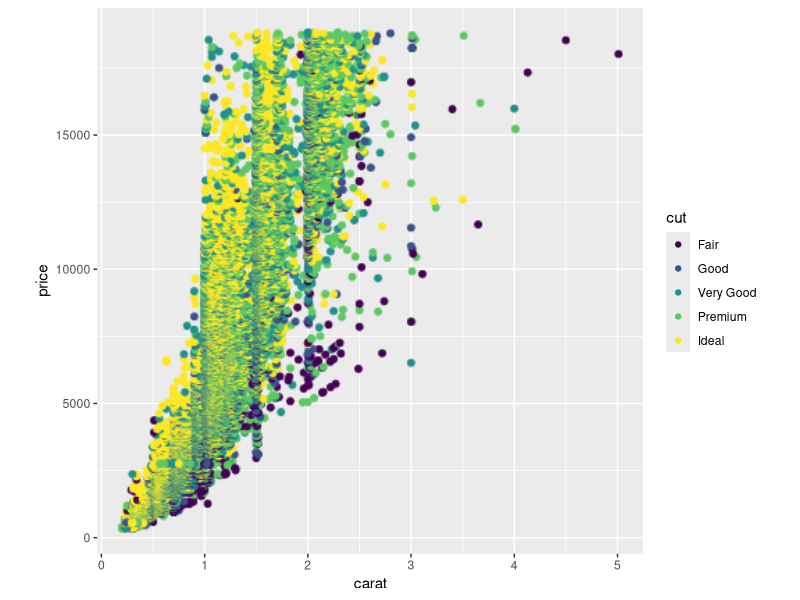
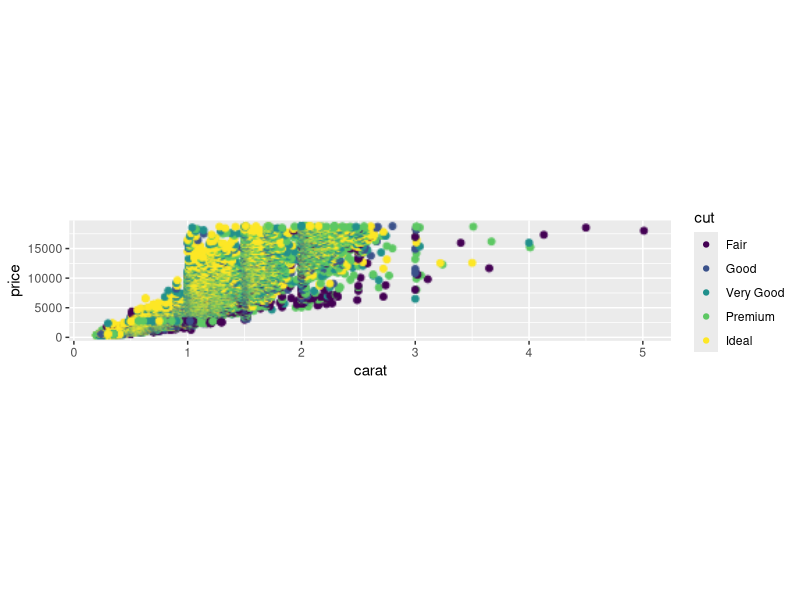
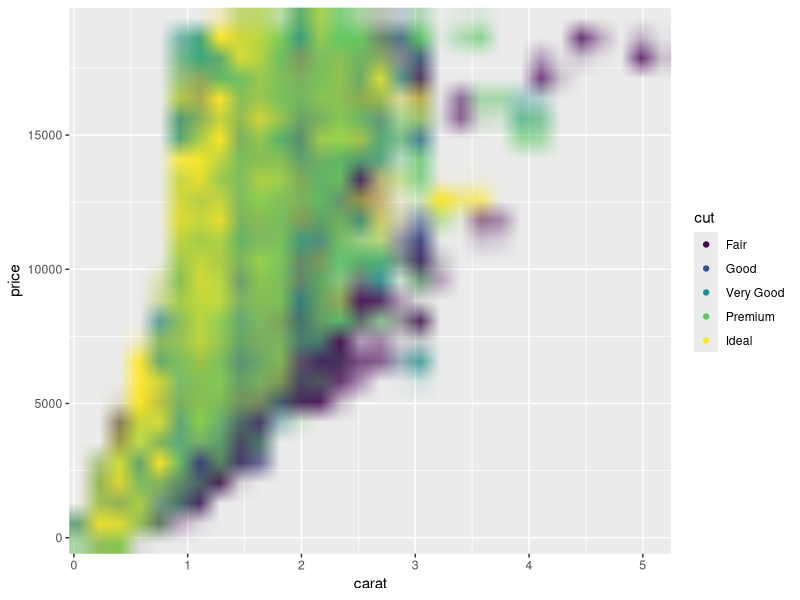
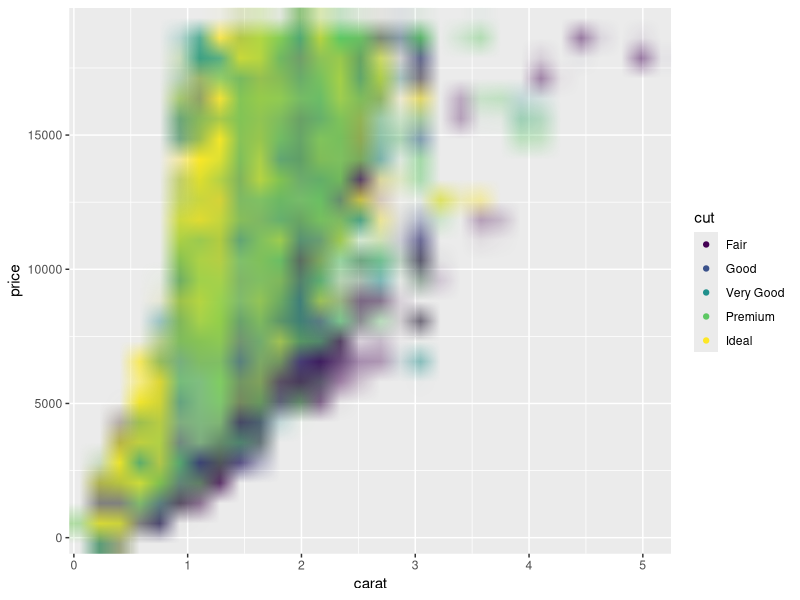
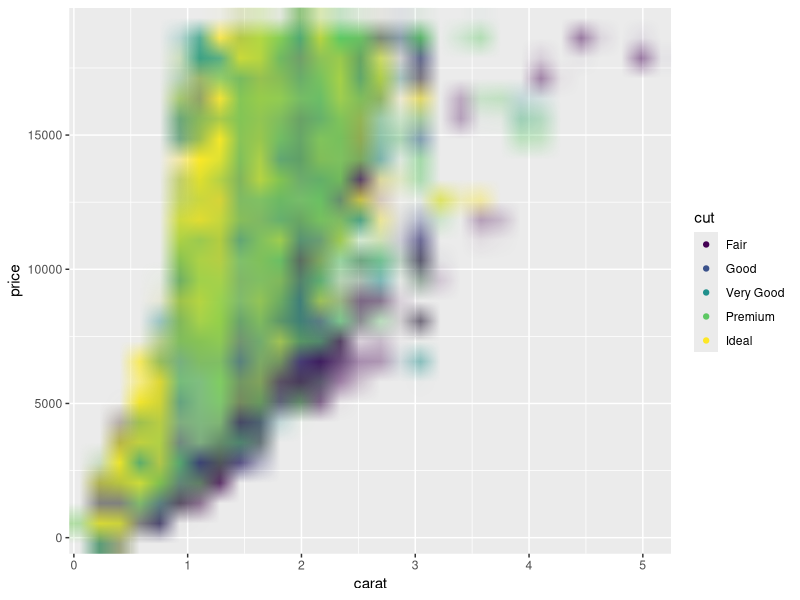
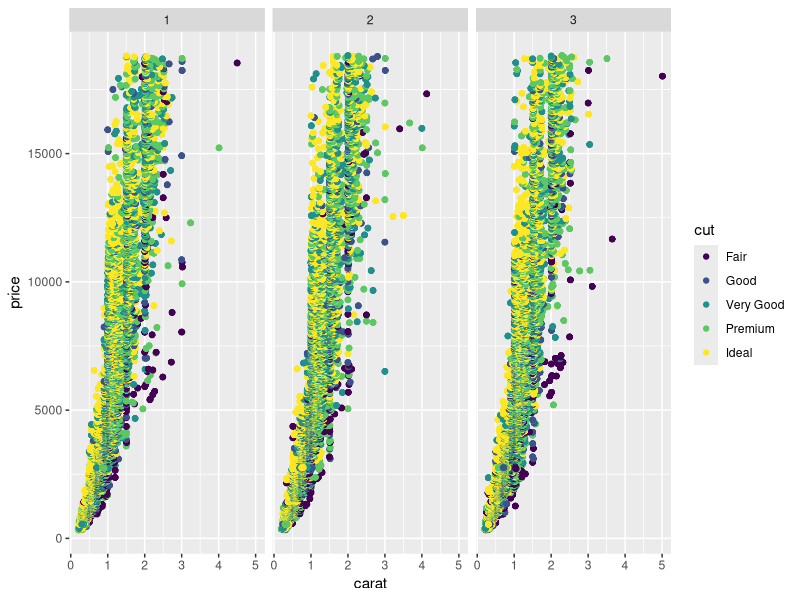
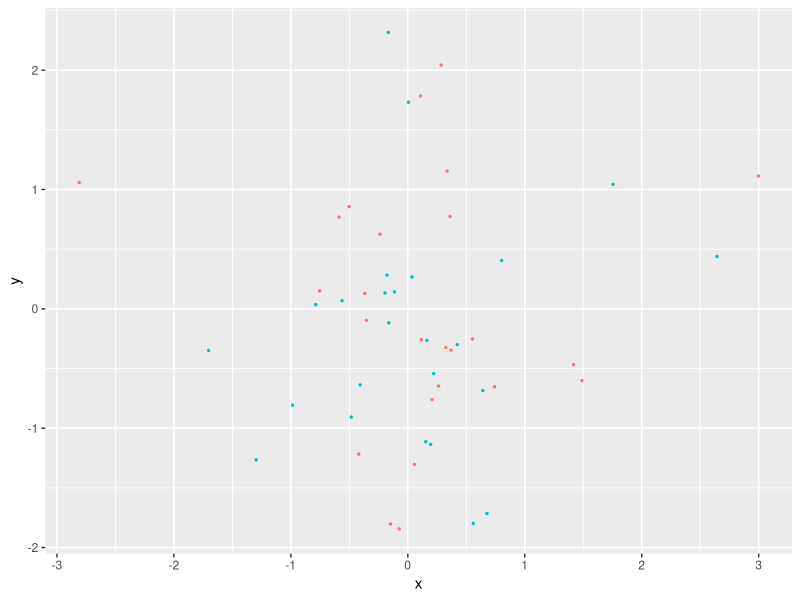
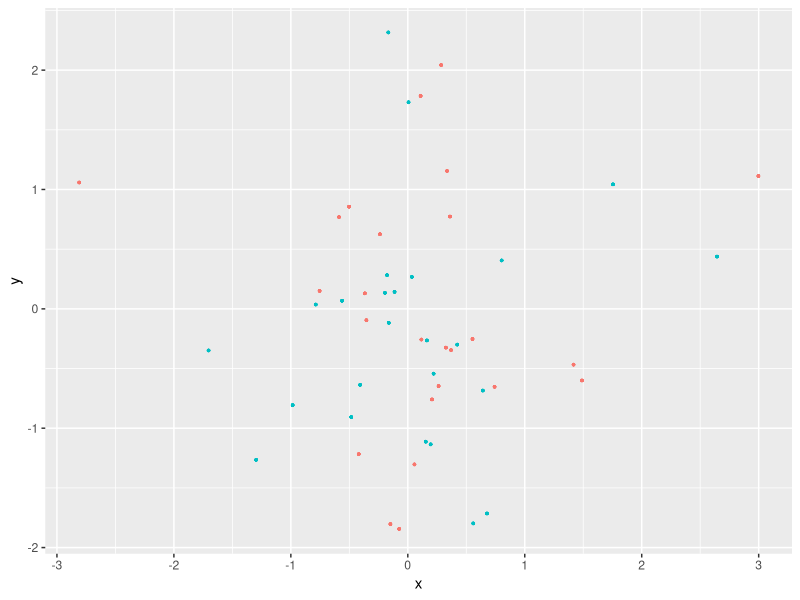

The R source for these figures, in order:
## ----setup, include = FALSE---------------------------------------------------
knitr::opts_chunk$set(
  collapse = TRUE,
  comment = "#>"
)

## -----------------------------------------------------------------------------
library(ggplot2)
library(ggrastr)

plot <- ggplot(diamonds, aes(carat, price, colour = cut))

plot + rasterise(geom_point(), dpi = 72) + theme(aspect.ratio = 1)

## -----------------------------------------------------------------------------
# Points remain round across different aspect ratios
plot + rasterise(geom_point(), dpi = 72) + theme(aspect.ratio = 0.2)

## -----------------------------------------------------------------------------
# The default 'cairo' at dpi=5
plot + rasterise(geom_point(), dpi = 5, dev = "cairo")

## -----------------------------------------------------------------------------
# Using 'ragg' gives better anti-aliasing but has unexpected alpha blending
plot + rasterise(geom_point(), dpi = 5, dev = "ragg")

## -----------------------------------------------------------------------------
# Using 'ragg_png' solves the alpha blend, but requires writing a temporary file to disk
plot + rasterise(geom_point(), dpi = 5, dev = "ragg_png")

## -----------------------------------------------------------------------------
# Facets won't warp points
set.seed(123)
plot + rasterise(geom_point(), dpi = 300) + facet_wrap(~ sample(1:3, nrow(diamonds), 2))

## ---- fig.width=4, fig.height=4-----------------------------------------------
library(ggplot2)
library(ggrastr)

points_num <- 50  
df <- data.frame(x=rnorm(points_num), y=rnorm(points_num), c=as.factor(1:points_num %% 2))
gg <- ggplot(df, aes(x=x, y=y, color=c)) + scale_color_discrete(guide=FALSE)

gg_vec <- gg + geom_point(size=0.5)
print(gg_vec)

## ---- fig.width=4, fig.height=4-----------------------------------------------
gg_rast <- gg + geom_point_rast(size=0.5)
print(gg_rast)

## -----------------------------------------------------------------------------
PrintFileSize <- function(gg, name) {
  invisible(ggsave('tmp.pdf', gg, width=4, height=4))
  cat(name, ': ', file.info('tmp.pdf')$size / 1024, ' Kb.\n', sep = '')
  unlink('tmp.pdf')
}

PrintFileSize(gg_rast, 'Raster')
PrintFileSize(gg_vec, 'Vector')

## -----------------------------------------------------------------------------
points_num <- 1000000
df <- data.frame(x=rnorm(points_num), y=rnorm(points_num), c=as.factor(1:points_num %% 2))
gg <- ggplot(df, aes(x=x, y=y, color=c)) + scale_color_discrete(guide=FALSE)

gg_vec <- gg + geom_point(size=0.5)
gg_rast <- gg + geom_point_rast(size=0.5)

PrintFileSize(gg_rast, 'Raster')
PrintFileSize(gg_vec, 'Vector')

## ---- fig.width=4, fig.height=4-----------------------------------------------
library(ggplot2)
library(ggrastr)

points_num <- 5000 
df <- data.frame(x=rnorm(points_num), y=rnorm(points_num), c=as.factor(1:points_num %% 2))
gg <- ggplot(df, aes(x=x, y=y, color=c)) + scale_color_discrete(guide=FALSE)

gg_jitter_rast <- gg + geom_jitter_rast(raster.dpi=600)
print(gg_jitter_rast)

## -----------------------------------------------------------------------------
library(ggplot2)
library(ggrastr)

coords <- expand.grid(1:500, 1:500)
coords$Value <- 1 / apply(as.matrix(coords), 1, function(x) sum((x - c(50, 50))^2)^0.01)
gg_tile_vec <- ggplot(coords) + geom_tile(aes(x=Var1, y=Var2, fill=Value))
gg_tile_rast <- ggplot(coords) + geom_tile_rast(aes(x=Var1, y=Var2, fill=Value))
print(gg_tile_rast)

## -----------------------------------------------------------------------------
PrintFileSize(gg_tile_rast, 'Raster')
PrintFileSize(gg_tile_vec, 'Vector')

## -----------------------------------------------------------------------------
library(ggplot2)
library(ggrastr)

gg_violin_vec <- ggplot(mtcars, aes(factor(cyl), mpg)) + geom_violin()
gg_violin_rast <- ggplot(mtcars) + geom_violin_rast(aes(factor(cyl), mpg))
print(gg_violin_rast)

## -----------------------------------------------------------------------------
## difference in size shown
PrintFileSize(gg_tile_rast, 'Raster')
PrintFileSize(gg_tile_vec, 'Vector')

## ---- fig.width=5, fig.height=4-----------------------------------------------
library(ggplot2)
library(ggrastr)

points_num <- 500
df <- data.frame(x=as.factor(1:points_num %% 2), y=log(abs(rcauchy(points_num))))
gg <- ggplot(df, aes(x=x, y=y)) + scale_color_discrete(guide=FALSE)

boxplot <- gg + geom_boxplot()
print(boxplot)

## ---- fig.width=4, fig.height=3-----------------------------------------------
points_num <- 500
df <- data.frame(x=as.factor(1:points_num %% 2), y=log(abs(rcauchy(points_num))))
gg <- ggplot(df, aes(x=x, y=y)) + scale_color_discrete(guide=FALSE)

gg_box_vec <- gg + geom_boxplot_jitter(outlier.size=0.1, outlier.jitter.width=0.3, outlier.alpha=0.5)
print(gg_box_vec)

## ---- fig.width=4, fig.height=3-----------------------------------------------
gg_box_rast <- gg + geom_boxplot_jitter(outlier.size=0.1, outlier.jitter.width=0.3, outlier.alpha=0.5, raster.dpi=200)
print(gg_box_rast)

## -----------------------------------------------------------------------------
PrintFileSize(gg_box_rast, 'Raster')
PrintFileSize(gg_box_vec, 'Vector')

## -----------------------------------------------------------------------------
library(ggplot2)
library(ggrastr)

ggplot(mtcars) + geom_beeswarm_rast(aes(x = factor(cyl), y=mpg), raster.dpi=600, cex=1.5)

## -----------------------------------------------------------------------------
library(ggplot2)
library(ggrastr)

ggplot(mtcars) + geom_quasirandom_rast(aes(x = factor(cyl), y=mpg), raster.dpi=600)
